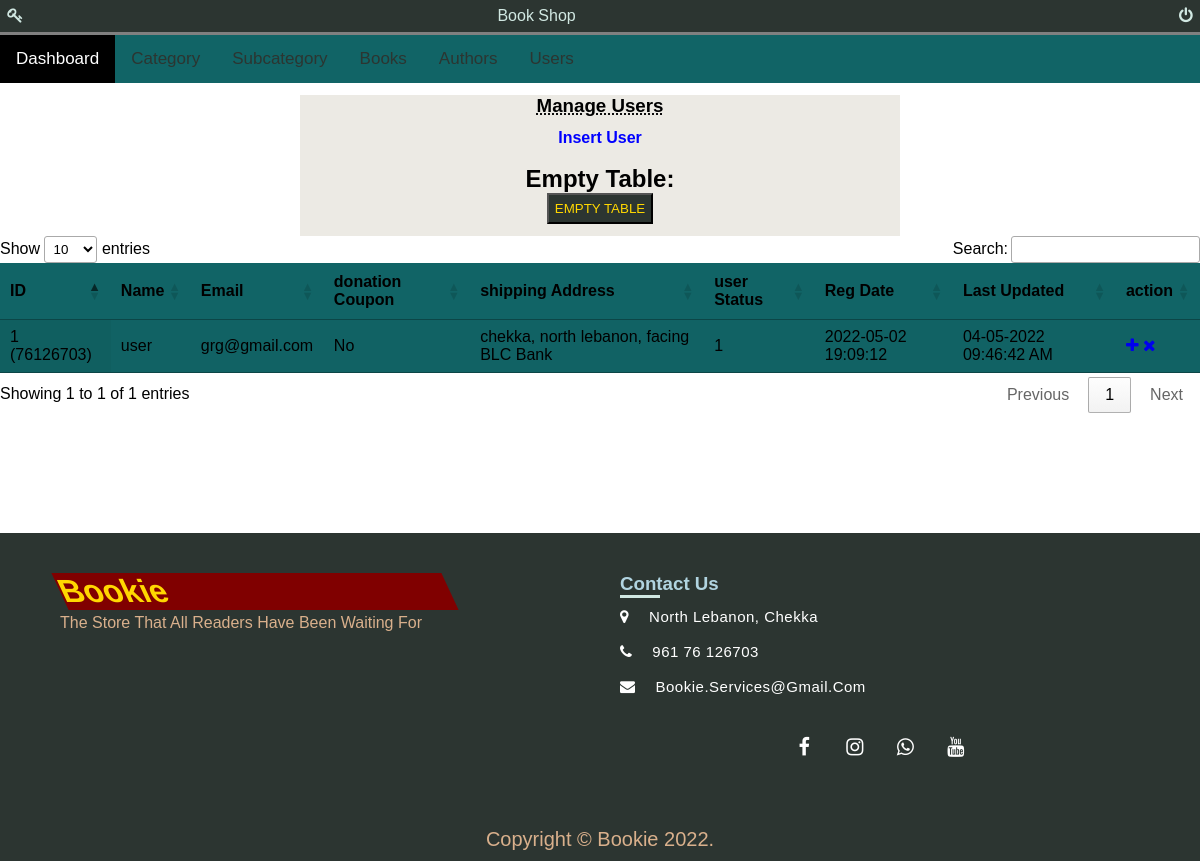
The page /admin/users.php (signed in) on the database its author committed.
### tables this page shows
CREATE TABLE `users` (
  `id` int(11) NOT NULL,
  `name` varchar(255) NOT NULL,
  `email` varchar(255) NOT NULL,
  `phone` varchar(255) NOT NULL,
  `password` varchar(255) NOT NULL,
  `shippingAddress` longtext NOT NULL,
  `shippingState` varchar(255) NOT NULL,
  `shippingCity` varchar(255) NOT NULL,
  `shippingPinCode` int(11) NOT NULL,
  `donationCoupon` varchar(255) NOT NULL,
  `code` mediumint(9) NOT NULL,
  `status` text NOT NULL,
  `userStatus` int(11) NOT NULL,
  `registrationDate` timestamp NOT NULL DEFAULT current_timestamp(),
  `updateDate` varchar(255) NOT NULL
);

### admin/users.php (the view, shortened to what this page needs)
<?php
include('db/connection.php');
if(strlen($_SESSION['email'])==0)
	{
header('location:index.php');
}
else{
?>
<html lang="en">
<head>
	<link href="https://cdn.datatables.net/1.11.3/css/jquery.dataTables.min.css" rel="stylesheet">
			<link rel="stylesheet" href="https://cdnjs.cloudflare.com/ajax/libs/font-awesome/4.7.0/css/font-awesome.min.css">
			<link href="css/admin.css" rel="stylesheet">
</head>
<body>
		<?php include('includes/topnavigation.php');?>
<center>
	<div class="container">
				<div class="titlewrapper">
					<h3 class="title">manage users</h3>
          <h4 class="subtitle"><a class="subtitle-link" href="insertusers.php">insert user</a></h4>
				</div>
				<div class="wrapper">
						<br />
						<form method="post">
							<h2>Empty Table:</h2>
							<button type="submit" name="truncateUsersTable" class="adminform_btn">Empty Table</button>
						</form>
</center>
									<table id="datable" class="display" style="width:100%">
										<thead>
											<tr>
											<th id="custom_td">ID</th>
											<th id="custom_td">Name</th>
                      <th id="custom_td">Email</th>
											<th id="custom_td">donation Coupon</th>
											<th id="custom_td">shipping Address</th>
											<th id="custom_td">user Status</th>
											<th id="custom_td">Reg Date </th>
											<th id="custom_td">Last Updated</th>
											<th id="custom_td">action</th>
										</tr>
									</thead>
									<tbody>
<?php $query=mysqli_query($con,"SELECT * FROM users");
$cnt=1;
while($row=mysqli_fetch_array($query))
{
?>
										<tr id="custom_tr">
											<td><?php echo htmlentities($cnt);?></td>
											<td id="cap_username"><?php echo htmlentities($row['name']);?></td>
                      <td><?php echo htmlentities($row['email']);?></td>
                      <td><?php echo htmlentities($row['phone']);?></td>
											<td><?php echo htmlentities($row['donationCoupon']);?></td>
											<td> <?php echo htmlentities($row['shippingAddress']);?></td>
											<td> <?php echo htmlentities($row['userStatus']);?></td>
											<td><?php echo htmlentities($row['registrationDate']);?></td>
											<td><?php echo htmlentities($row['updateDate']);?></td>
											<td>
												<a href="editUsers.php?id=<?php echo $row['id']?>" ><i class="fa fa-plus"></i></a>
												<a href="users.php?id=<?php echo $row['id']?>&del=delete" onClick="return confirm('Are you sure you want to delete?')"><i class="fa fa-times"></i></a>
											</td>
										<?php $cnt=$cnt+1; } ?>
								</table>
<?php include('includes/footer.inc.php');?>
</body>
<?php } ?>

### admin/css/admin.css (style rules this page uses)
.container { background-color: #ECEAE4; width: 50%; }
.titlewrapper .title { text-transform: capitalize; font-family: sans-serif; transition: 1s; text-decoration: underline; text-decoration-style: dotted; font-weight: 900; margin-top: 2%; }
.titlewrapper .subtitle { margin-top: 2%; }
.titlewrapper .subtitle-link { text-decoration: none; text-transform: capitalize; font-weight: bolder; color: blue; }
table { background-color: #116466; }
.adminform_btn, .submitBtn, .check-reset-otp { color: gold; background-color: #2C3531; padding: 1%; text-transform: uppercase; margin-bottom: 2%; }

### admin/includes/topnavigation.php (style rules this page uses)
* { margin: 0; padding: 0; box-sizing: border-box; font-family: sans-serif; }

### admin/includes/footer.inc.php (style rules this page uses)
.body_footer { position: relative; padding-bottom: 448px; min-height: 100vh; }

### rows shown on the page
users: name "user", email "grg@gmail.com", phone "76126703)", donationCoupon "No", shippingAddress "chekka, north lebanon, facing BLC Bank", userStatus "1", registrationDate "2022-05-02 19:09:12", updateDate "04-05-2022 09:46:42 AM"
